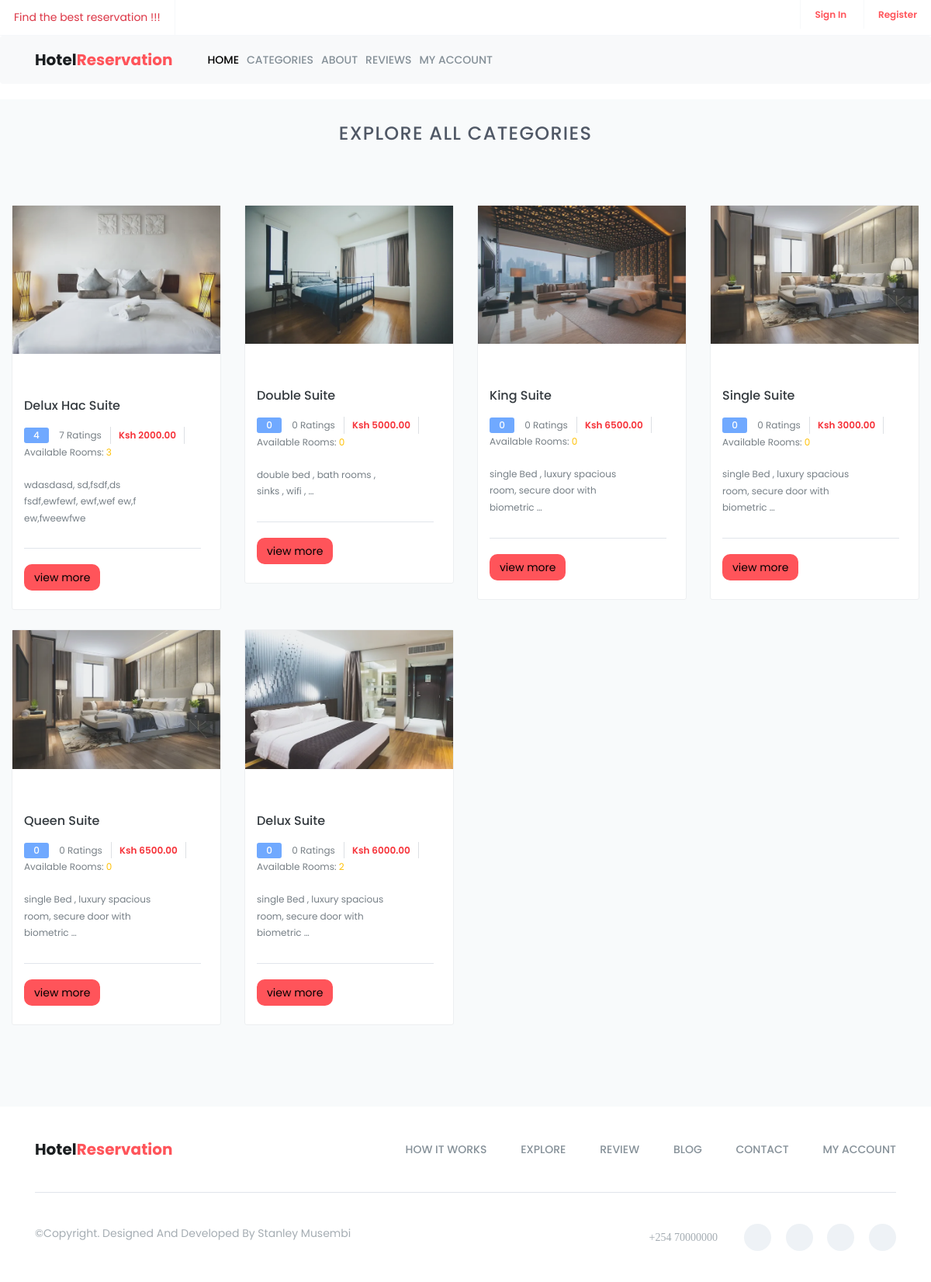
Page /categories/ on the committed database.
### hotel/models.py (models this page shows, shortened)
class RoomCategory(models.Model):
    name = models.CharField(max_length=255)
    description = models.TextField()
    capacity = models.IntegerField()
    beds = models.IntegerField()
    rooms = models.IntegerField()
    cost = models.DecimalField(max_digits=10, decimal_places=2)
    added_on = models.DateTimeField(auto_now_add=True)
    image = models.ImageField(upload_to="room_category_images")
    @property
    def total_reviews(self):
        return self.review_set.count()
    @property
    def average_rating(self):
         average  = self.review_set.aggregate(Avg('rating'))['rating__avg']
         return round(average) if average is not None else 0
    @property
    def available_rooms(self):
        return self.room_set.filter(status='available').count()

### hotel/views.py (the view)
# urls.py: path('categories/' , all_categories , name='all_categories'),
def all_categories(request):
    categories = RoomCategory.objects.all()
    categories_count = RoomCategory.objects.all().count()
    visitors_count = Booking.objects.all().count()
    rooms_count = RoomCategory.objects.aggregate(total_rooms = Sum('rooms'))['total_rooms']
    reviews_count = Review.objects.all().count()
    context = {
        'room_categories': categories,
        'rooms_count':rooms_count,
        'visitors_count':visitors_count,
        'categories_count':categories_count,
        'reviews_count':reviews_count
    }
    return render(request, 'public/all_categories.html' , context)

### templates/public/all_categories.html
{% extends 'public/base.html' %}
{% load static %}
{% block content %}
    <section id="explore" class="explore">
        <div class="container-fluid">
            <div class="section-header">
                <h2>Explore All Categories</h2>
            </div>
            <div class="explore-content">
                {% include 'public/category_list.html' %}
            </div>
        </div>
    </section>
{% endblock content %}

### templates/public/category_list.html
<div class="row">
    {% for category in room_categories %}
        <div class="col-md-3 col-sm-6">
            <div class="single-explore-item">
                <div class="single-explore-img">
                    <img src="{{ category.image.url }}" alt="explore image">
                </div>
                <div class="single-explore-txt bg-theme-1">
                    <h2><a href="#">{{ category.name }} suite</a></h2>
                    <p class="explore-rating-price">
                        <span class="explore-rating">{{category.average_rating}}</span>
                        <a href="#">{{ category.total_reviews}} ratings</a>
                        <span class="explore-price-box">
                            <span class="explore-price">Ksh {{ category.cost }}</span>
                        </span>
                        <a href="#">Available Rooms: <span class="text-warning">{{ category.available_rooms }}</span></a>
                    </p>
                    <div class="explore-person">
                        <div class="row">
                            <div class="col-sm-10">
                                <p>
                                    {{ category.description | truncatewords:10 }}
                                </p>
                            </div>
                        </div>
                    </div>
                    <div class="explore-open-close-part">
                        <div class="row">
                            <div class="col-sm-12">
                                <a href="{% url 'hotel:category' category.id %}" > <button class="btn btn-custom">view more </button> </a>
                            </div>
                        </div>
                    </div>
                </div>
            </div>
        </div>
    {% endfor %}
</div>

### static/assets/css/bootsnav.css (style rules this page uses)
body { -webkit-transition: all 0.3s ease-in-out; -moz-transition: all 0.3s ease-in-out; -o-transition: all 0.3s ease-in-out; -ms-transition: all 0.3s ease-in-out; transition: all 0.3s ease-in-out; }

### static/assets/css/style.css (style rules this page uses)
* { padding: 0; margin: 0; }
* { -webkit-box-sizing:border-box; -moz-box-sizing:border-box; -o-box-sizing:border-box; -ms-box-sizing:border-box; box-sizing:border-box; }
body { font-family: 'Poppins', sans-serif; font-size:14px; color:#a09e9c; text-transform:initial; max-width:1920px; margin:0 auto; overflow-x:hidden; }
a,a:hover,a:active,a:focus { display:inline-block; text-decoration:none; color: #343a3f; font-size:16px; padding:0; font-weight: 500; text-transform: capitalize; }
p { margin: 0; color:#767f86; font-size:14px; line-height: 1.8; text-transform: initial; }
img { border:none;max-width:100%; height:auto; }
select,input,textarea,button { box-shadow:none;outline:0!important; }
button { background: transparent;border: 0;font-size: 12px; }
html,body { height: 100%; }
.section-header { position: relative; text-align: center; }
.section-header h2 { color: #505866; font-size:24px; font-weight: 500; margin-bottom: 24px; text-transform: uppercase; letter-spacing: 1.3px; }
.btn-custom { background-color:#ff545a; color: #000; border-radius: 10px; }
.explore { padding:11px 0 80px; background: #f8fafb; }
.explore-content { margin-top: 78px; }
.single-explore-item { background: #fff; border: 1px solid #edeff1; border-radius: 3px; margin-bottom: 25px; -webkit-transition: .3s linear; -moz-transition:.3s linear; -ms-transition:.3s linear; -o-transition:.3s linear; transition: .3s linear; }
.single-explore-img { position:relative;overflow: hidden; }
.single-explore-img:before { position: absolute; content: ""; top: 0; left: 0; width: 100%; height: 100%; background: rgba(162,172,177,.2); }
.single-explore-txt { padding: 26px 25px 24px 15px; }
.single-explore-txt.bg-theme-1 .explore-rating { background: #70a9ff; }
.explore-rating-price,.explore-rating-price a { font-size: 12px; color: #777f85; text-transform: capitalize; font-weight: 400; margin: 15px 0 20px; }
.explore-rating-price a { margin:0; }
.explore-rating { display: inline-block; width: 32px; height: 20px; line-height: 20px; color: #fff; text-align: center; border-radius: 3px; font-weight: 500; margin-right: 10px; }
.explore-price { color: #f63138; font-weight: 600 ; }
.explore-price-box { display: inline-block; padding: 0 10px; margin: 0 8px; border-left: 1px solid #dde0e4; border-right: 1px solid #dde0e4; }
.explore-person { padding-bottom: 28px; border-bottom: 1px solid #e1e5eb; }
.explore-person p { font-size: 12px; }
.explore-open-close-part { margin-top: 20px; }

### rows in the picture
RoomCategory: image (picture), name "Delux Hac", average_rating "4", total_reviews "7", cost "2000.00", available_rooms "3", description "wdasdasd, sd,fsdf,ds fsdf,ewfewf, ewf,wef ew,f ew,fweewfwe"
RoomCategory: image (picture), name "Double", average_rating "0", total_reviews "0", cost "5000.00", available_rooms "0", description "double bed , bath rooms , sinks , wifi , …"
RoomCategory: image (picture), name "King", average_rating "0", total_reviews "0", cost "6500.00", available_rooms "0", description "single Bed , luxury spacious room, secure door with biometric …"
RoomCategory: image (picture), name "Single", average_rating "0", total_reviews "0", cost "3000.00", available_rooms "0", description "single Bed , luxury spacious room, secure door with biometric …"
RoomCategory: image (picture), name "Queen", average_rating "0", total_reviews "0", cost "6500.00", available_rooms "0", description "single Bed , luxury spacious room, secure door with biometric …"
RoomCategory: image (picture), name "Delux", average_rating "0", total_reviews "0", cost "6000.00", available_rooms "2", description "single Bed , luxury spacious room, secure door with biometric …"
